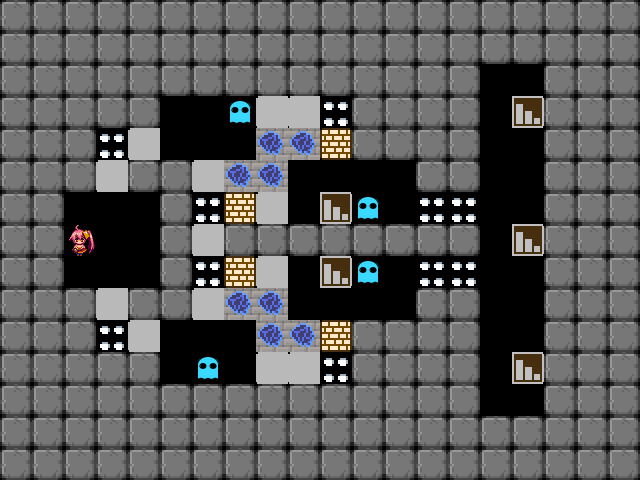

Tiled map render using the project's own tile images. Description and the whole map definition, tile-layer contents included, below:
An orthogonal 20x15 tile map with 32x32 px tiles, 1 tile layer (タイル・レイヤー1).

<map version="1.0" orientation="orthogonal" renderorder="right-down" width="20" height="15" tilewidth="32" tileheight="32" nextobjectid="1">
 <tileset firstgid="1" name="tileset" tilewidth="32" tileheight="32">
  <image source="tileset.png" width="256" height="128" />
 </tileset>
 <layer name="タイル・レイヤー1" width="20" height="15">
  <data encoding="csv">
3,3,3,3,3,3,3,3,3,3,3,3,3,3,3,3,3,3,3,3,
3,3,3,3,3,3,3,3,3,3,3,3,3,3,3,3,3,3,3,3,
3,3,3,3,3,3,3,3,3,3,3,3,3,3,3,0,0,3,3,3,
3,3,3,3,3,0,0,9,4,4,8,3,3,3,3,0,2,3,3,3,
3,3,3,8,4,0,0,0,7,7,21,3,3,3,3,0,0,3,3,3,
3,3,3,4,3,3,4,7,7,0,0,0,0,3,3,0,0,3,3,3,
3,3,0,0,0,3,8,21,4,0,2,9,0,8,8,0,0,3,3,3,
3,3,1,0,0,3,4,3,3,3,3,3,3,3,3,0,2,3,3,3,
3,3,0,0,0,3,8,21,4,0,2,9,0,8,8,0,0,3,3,3,
3,3,3,4,3,3,4,7,7,0,0,0,0,3,3,0,0,3,3,3,
3,3,3,8,4,0,0,0,7,7,21,3,3,3,3,0,0,3,3,3,
3,3,3,3,3,0,9,0,4,4,8,3,3,3,3,0,2,3,3,3,
3,3,3,3,3,3,3,3,3,3,3,3,3,3,3,0,0,3,3,3,
3,3,3,3,3,3,3,3,3,3,3,3,3,3,3,3,3,3,3,3,
3,3,3,3,3,3,3,3,3,3,3,3,3,3,3,3,3,3,3,3
</data>
 </layer>
</map>
